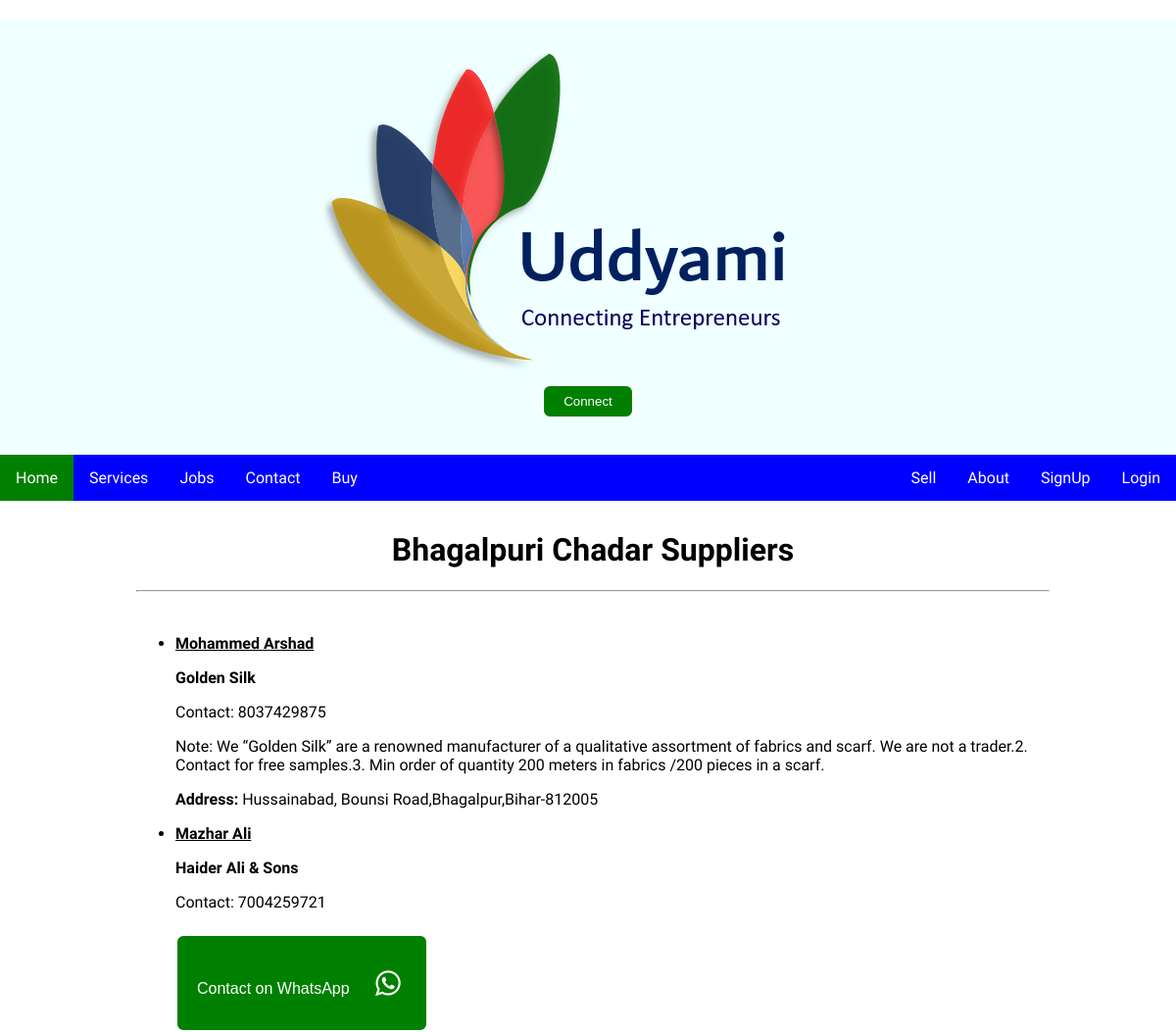
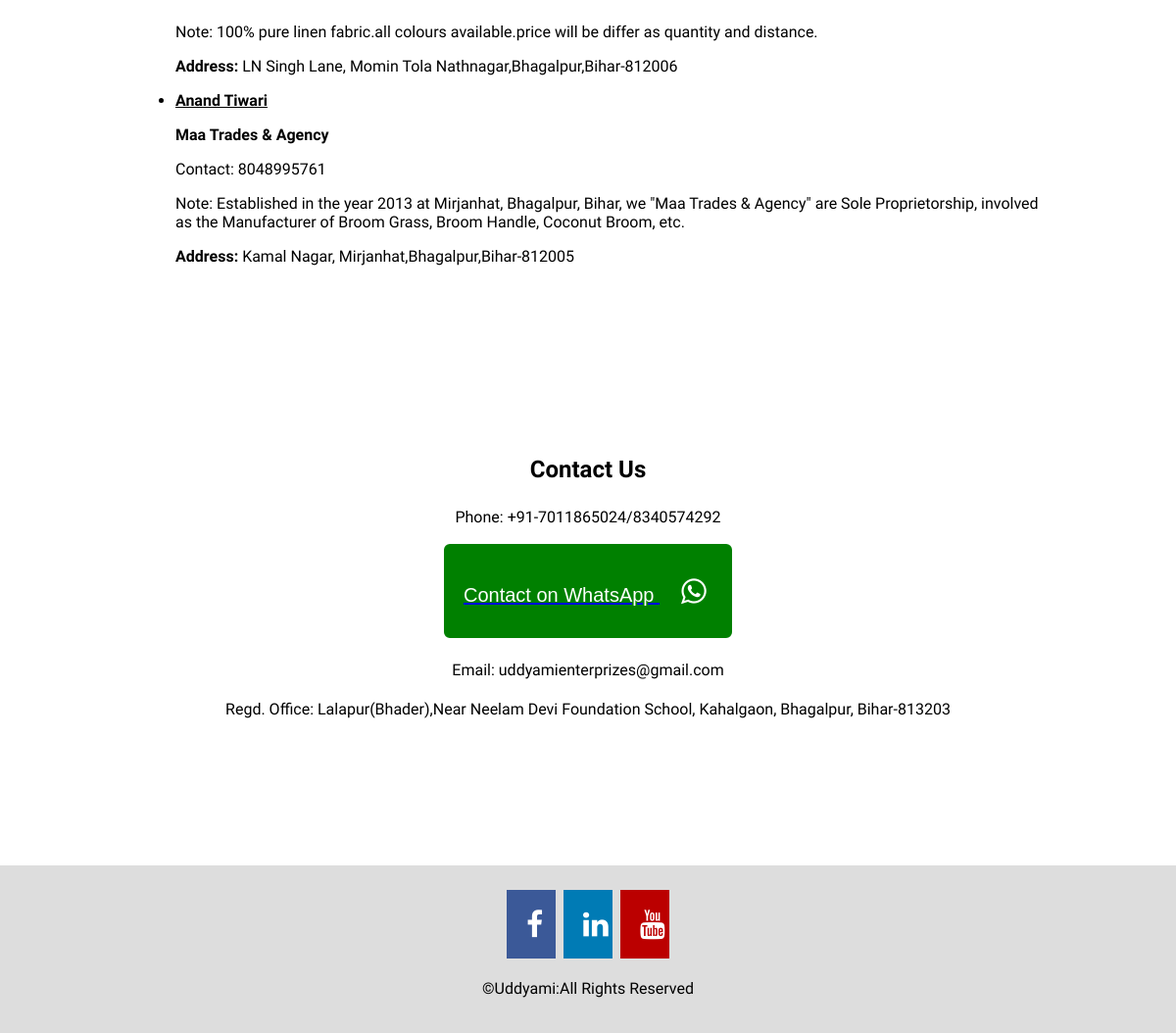
Screenshot of /textile/bhagalpuriChadar/ with the database file from the repository (2 pictures, top to bottom).
### member/models.py (models this page shows, shortened)
class Member(models.Model):
    name = models.CharField(('Name'), max_length=50)
    enterprise_name = models.CharField(('Enterprise Name'), max_length=70,null=True, blank=True)
    figure = models.ImageField(upload_to='media/%Y/%m/%d ',
                              blank=True,
                              null=True,
                              verbose_name=_("Member Image"),
                              validators=[validate_image] )
    mobile_number = models.CharField(('Mobile Number'), max_length=10, unique=True)
    whatsapp_number = models.CharField(('WhatsApp Number'), max_length=10, blank=True,)
    email = models.EmailField(null=True, blank=True)
    address = models.CharField(('Address'),max_length=70,blank=True)
    pin_code = models.CharField(('Pin Code'), max_length=6, blank=True)
    district = models.ForeignKey(District,
                                     verbose_name=_("District"),
                                     blank=True,
                                     null=True,
                                     on_delete=models.CASCADE)
    state = models.ForeignKey(State,
                                 verbose_name=_("State"),
                                 blank=True,
                                 null=True,
                                 on_delete=models.CASCADE)
    comments = models.TextField(blank=True, null=True)
    products = models.ManyToManyField(Product,
                                  verbose_name=_("Product"),
                                  blank=True)
    active = models.BooleanField(default=True)
    sticky = models.BooleanField(default=False)
    whatsapp_active = models.BooleanField(default=True)
    objects = InheritanceManager()
    class Meta:
        verbose_name = _("Member")
        verbose_name_plural = _("Members")
        permissions = (('view_members', 'View Members'),)

class District(models.Model):
    district = models.CharField(
        verbose_name=_("District"),
        max_length=50, blank=True, null=True)
    state = models.ForeignKey(
        State, null=True, blank=True,
        verbose_name=_("State"), on_delete=models.CASCADE)
    objects = StateManager()
    class Meta:
        verbose_name = _("District")
        verbose_name_plural = _("Districts")
    def __str__(self):
        return self.district

class State(models.Model):
    state = models.CharField(
        verbose_name=_("State"),
        max_length=50, blank=True,
        unique=True, null=True)
    objects = StateManager()
    class Meta:
        verbose_name = _("State")
        verbose_name_plural = _("States")
    def __str__(self):
        return self.state

### product/views.py (the view)
class BhagalpuriChadarView(TemplateView):
    template_name = 'textile/bhagalpurichadar.html'
    def dispatch(self, request, *args, **kwargs):
        mems = []
        for mem in Member.objects.exclude(active = 'False'):
            for prod in mem.products.all():
                if prod.title.lower() == 'bhagalpurichadar':
                    mems.append(mem)
        self.members = mems
        return super(BhagalpuriChadarView, self)\
                .dispatch(request, *args, **kwargs)
    def get_context_data(self, **kwargs):
        context = super(BhagalpuriChadarView, self).get_context_data(**kwargs)
        context['members'] =  self.members
        return context

### templates/textile/bhagalpurichadar.html
{% extends 'member.html' %}
{% block title %}
<h1 style = "text-align: center">Bhagalpuri Chadar Suppliers</h1>
{% endblock %}

### templates/member.html (shortened to what this page needs)
{% extends 'base.html' %}
{% block content %}
<div class = "center">
   {% block title %}{% endblock %}
<hr>
<br>
    {% if members %}
    <ul>
        {% for mem in members %}
        <li>
            <p><b><u>{{ mem.name }}</u></b></p>
            {% if mem.enterprise_name %}
            <p><b>{{ mem.enterprise_name }}</b></p>
            {% endif %}
            <p>Contact: {{ mem.mobile_number }}</p>
             {% if mem.whatsapp_number %}
            <a href="https://wa.me/91{{ mem.whatsapp_number }} " target="_blank"><button style="font-size:16px ;margin-left:auto;margin-right:auto;" class="btn btn-dark">
                Contact on WhatsApp  <i class="fa fa-whatsapp"></i></button></a>
             {% endif %}
             <p>Note: {{ mem.comments }}</p>
            <p><b>Address:</b> {{ mem.address }},{{ mem.district }},{{ mem.state }}-{{ mem.pin_code }}</p>
          </li>
          {% endfor %}
    </ul>
    {% else %}
    <p> No Records Found</p>
    {% endif %}
</div>
{% endblock %}

### static/css/style.css (style rules this page uses)
html { scroll-behavior: smooth; }
body { font-family: 'Ubuntu', sans-serif; margin: 0; }
.center { margin: auto; width: 80%; padding: 10px; }
* { box-sizing: border-box; }
.btn { padding: 8px 20px; margin: 7px 3px; border: 2px solid white; border-radius: 8px; background: green; color: white; cursor: pointer; text-align: center; }

### templates/base.html (style rules this page uses)
.fa { padding: 20px; font-size: 30px; width: 50px; text-align: center; text-decoration: none; margin: 5px 2px; }

### rows the page displays
Member: name "Mohammed Arshad", enterprise_name "Golden Silk", mobile_number "8037429875", comments "We “Golden Silk” are a renowned manufacturer of a qualitative assortment of fabrics and scarf. We are not a trader.2. Contact for free samples.3. Min order of quantity 200 meters in fabrics /200 pieces in a scarf.", address "Hussainabad, Bounsi Road", district "Bhagalpur", state "Bihar", pin_code "812005"
Member: name "Mazhar Ali", enterprise_name "Haider Ali & Sons", mobile_number "7004259721", comments "100% pure linen fabric.all colours available.price will be differ as quantity and distance.", address "LN Singh Lane, Momin Tola Nathnagar", district "Bhagalpur", state "Bihar", pin_code "812006"
Member: name "Anand Tiwari", enterprise_name "Maa Trades & Agency", mobile_number "8048995761", comments "Established in the year 2013 at Mirjanhat, Bhagalpur, Bihar, we \"Maa Trades & Agency\" are Sole Proprietorship, involved as the Manufacturer of Broom Grass, Broom Handle, Coconut Broom, etc.", address "Kamal Nagar, Mirjanhat", district "Bhagalpur", state "Bihar", pin_code "812005"
